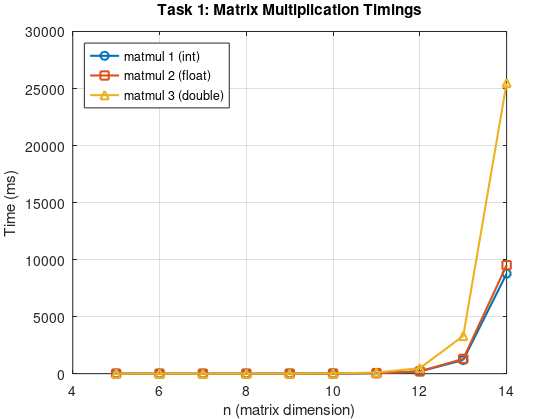

This chart was generated by the following MATLAB code:


% Read data, skip header
data = dlmread('timing1.txt', ' ', 1, 0);

% Extract columns
n  = data(:,1);
t1 = data(:,2);   % matmul_1 (int)
t2 = data(:,3);   % matmul_2 (float)
t3 = data(:,4);   % matmul_3 (double)

% Create figure
figure;
plot(n, t1, '-o', 'LineWidth', 1.5); hold on;
plot(n, t2, '-s', 'LineWidth', 1.5);
plot(n, t3, '-^', 'LineWidth', 1.5);
hold off;

% Labels and legend
xlabel('n (matrix dimension)');
ylabel('Time (ms)');
legend('matmul 1 (int)', 'matmul 2 (float)', 'matmul 3 (double)', ...
       'Location', 'northwest');
grid on;
title('Task 1: Matrix Multiplication Timings');

% Save as PDF
set(gcf, 'PaperPositionMode', 'auto');
print(gcf, 'task1', '-dpdf');
